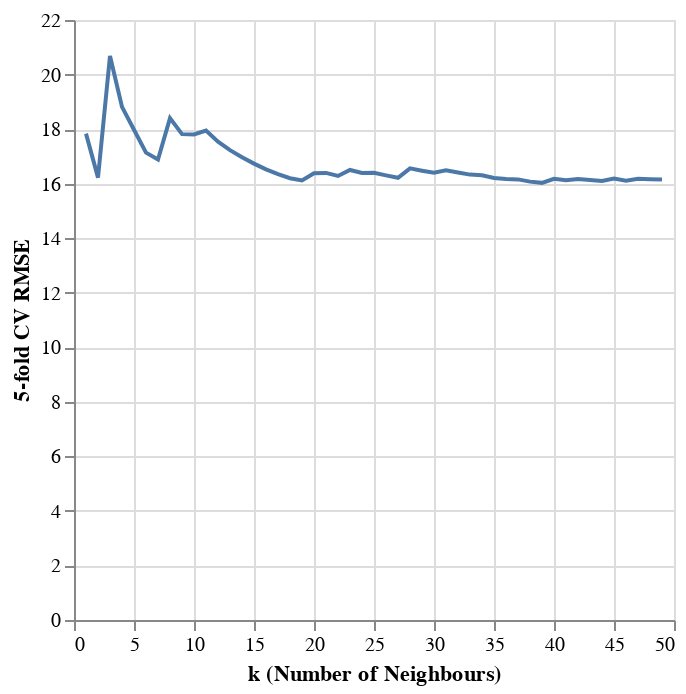

Notebook code cell kept with this figure:
### Code cell
# Add Visualization to compare the ks
players_result["rmse"] = -players_result["mean_test_score"]
players_k_plot= alt.Chart(players_result).mark_line().encode(
    x=alt.X("param_kneighborsregressor__n_neighbors:Q", title="k (Number of Neighbours)"),
    y=alt.Y("rmse:Q", title="5-fold CV RMSE")
)
players_k_plot

### Figure 1 — Vega-Lite specification as saved in the notebook (floating-point values rounded to 4 significant figures)
{"config": {"view": {"continuousWidth": 300, "continuousHeight": 300}}, "data": {"name": "data-4a483521acb0ce5aa871714fa5e46220"}, "mark": {"type": "line"}, "encoding": {"x": {"field": "param_kneighborsregressor__n_neighbors", "title": "k (Number of Neighbours)", "type": "quantitative"}, "y": {"field": "rmse", "title": "5-fold CV RMSE", "type": "quantitative"}}, "$schema": "https://vega.github.io/schema/vega-lite/v5.20.1.json", "datasets": {"data-4a483521acb0ce5aa871714fa5e46220": [{"mean_fit_time": 0.003697, "std_fit_time": 0.0007775, "mean_score_time": 0.002243, "std_score_time": 0.0005777, "param_kneighborsregressor__n_neighbors": 1, "params": {"kneighborsregressor__n_neighbors": 1}, "split0_test_score": -9.122, "split1_test_score": -8.723, "split2_test_score": -30.01, "split3_test_score": -12.05, "split4_test_score": -29.27, "mean_test_score": -17.83, "std_test_score": 9.708, "rank_test_score": 44, "rmse": 17.83}, {"mean_fit_time": 0.00311, "std_fit_time": 8.373e-05, "mean_score_time": 0.001947, "std_score_time": 5.295e-05, "param_kneighborsregressor__n_neighbors": 2, "params": {"kneighborsregressor__n_neighbors": 2}, "split0_test_score": -9.144, "split1_test_score": -5.171, "split2_test_score": -29.99, "split3_test_score": -6.304, "split4_test_score": -30.49, "mean_test_score": -16.22, "std_test_score": 11.52, "rank_test_score": 19, "rmse": 16.22}, {"mean_fit_time": 0.003247, "std_fit_time": 0.0002341, "mean_score_time": 0.002005, "std_score_time": 0.0001345, "param_kneighborsregressor__n_neighbors": 3, "params": {"kneighborsregressor__n_neighbors": 3}, "split0_test_score": -31.38, "split1_test_score": -4.346, "split2_test_score": -30.14, "split3_test_score": -4.926, "split4_test_score": -32.62, "mean_test_score": -20.68, "std_test_score": 13.13, "rank_test_score": 49, "rmse": 20.68}, {"mean_fit_time": 0.00305, "std_fit_time": 5.214e-05, "mean_score_time": 0.001928, "std_score_time": 7.965e-05, "param_kneighborsregressor__n_neighbors": 4, "params": {"kneighborsregressor__n_neighbors": 4}, "split0_test_score": -23.63, "split1_test_score": -3.935, "split2_test_score": -30.07, "split3_test_score": -4.316, "split4_test_score": -32.12, "mean_test_score": -18.82, "std_test_score": 12.32, "rank_test_score": 48, "rmse": 18.82}, {"mean_fit_time": 0.003008, "std_fit_time": 3.519e-05, "mean_score_time": 0.001925, "std_score_time": 6.826e-05, "param_kneighborsregressor__n_neighbors": 5, "params": {"kneighborsregressor__n_neighbors": 5}, "split0_test_score": -19.16, "split1_test_score": -5.803, "split2_test_score": -29.22, "split3_test_score": -3.799, "split4_test_score": -31.89, "mean_test_score": -17.97, "std_test_score": 11.58, "rank_test_score": 46, "rmse": 17.97}, {"mean_fit_time": 0.003, "std_fit_time": 8.315e-06, "mean_score_time": 0.001883, "std_score_time": 5.802e-06, "param_kneighborsregressor__n_neighbors": 6, "params": {"kneighborsregressor__n_neighbors": 6}, "split0_test_score": -16.38, "split1_test_score": -4.982, "split2_test_score": -29.34, "split3_test_score": -3.162, "split4_test_score": -31.82, "mean_test_score": -17.14, "std_test_score": 11.9, "rank_test_score": 39, "rmse": 17.14}, {"mean_fit_time": 0.003001, "std_fit_time": 1.967e-05, "mean_score_time": 0.001926, "std_score_time": 8.751e-05, "param_kneighborsregressor__n_neighbors": 7, "params": {"kneighborsregressor__n_neighbors": 7}, "split0_test_score": -14.73, "split1_test_score": -4.54, "split2_test_score": -28.15, "split3_test_score": -5.217, "split4_test_score": -31.78, "mean_test_score": -16.89, "std_test_score": 11.33, "rank_test_score": 37, "rmse": 16.89}, {"mean_fit_time": 0.003042, "std_fit_time": 9.394e-05, "mean_score_time": 0.001912, "std_score_time": 4.848e-05, "param_kneighborsregressor__n_neighbors": 8, "params": {"kneighborsregressor__n_neighbors": 8}, "split0_test_score": -13.34, "split1_test_score": -14.03, "split2_test_score": -28.31, "split3_test_score": -4.558, "split4_test_score": -31.77, "mean_test_score": -18.4, "std_test_score": 10.13, "rank_test_score": 47, "rmse": 18.4}, {"mean_fit_time": 0.002995, "std_fit_time": 8.305e-06, "mean_score_time": 0.001915, "std_score_time": 6.542e-05, "param_kneighborsregressor__n_neighbors": 9, "params": {"kneighborsregressor__n_neighbors": 9}, "split0_test_score": -12.36, "split1_test_score": -12.42, "split2_test_score": -28.44, "split3_test_score": -4.08, "split4_test_score": -31.77, "mean_test_score": -17.82, "std_test_score": 10.54, "rank_test_score": 43, "rmse": 17.82}, {"mean_fit_time": 0.002987, "std_fit_time": 1.453e-05, "mean_score_time": 0.001913, "std_score_time": 6.397e-05, "param_kneighborsregressor__n_neighbors": 10, "params": {"kneighborsregressor__n_neighbors": 10}, "split0_test_score": -13.83, "split1_test_score": -11.19, "split2_test_score": -28.57, "split3_test_score": -3.666, "split4_test_score": -31.78, "mean_test_score": -17.8, "std_test_score": 10.68, "rank_test_score": 42, "rmse": 17.8}, {"mean_fit_time": 0.002982, "std_fit_time": 2.121e-05, "mean_score_time": 0.001889, "std_score_time": 3.634e-05, "param_kneighborsregressor__n_neighbors": 11, "params": {"kneighborsregressor__n_neighbors": 11}, "split0_test_score": -12.97, "split1_test_score": -12.95, "split2_test_score": -28.67, "split3_test_score": -3.359, "split4_test_score": -31.78, "mean_test_score": -17.94, "std_test_score": 10.67, "rank_test_score": 45, "rmse": 17.94}, {"mean_fit_time": 0.002975, "std_fit_time": 2.999e-06, "mean_score_time": 0.00191, "std_score_time": 6.217e-05, "param_kneighborsregressor__n_neighbors": 12, "params": {"kneighborsregressor__n_neighbors": 12}, "split0_test_score": -12.24, "split1_test_score": -11.84, "split2_test_score": -28.76, "split3_test_score": -3.065, "split4_test_score": -31.79, "mean_test_score": -17.54, "std_test_score": 10.95, "rank_test_score": 41, "rmse": 17.54}, {"mean_fit_time": 0.003089, "std_fit_time": 0.0002249, "mean_score_time": 0.001898, "std_score_time": 6.984e-05, "param_kneighborsregressor__n_neighbors": 13, "params": {"kneighborsregressor__n_neighbors": 13}, "split0_test_score": -11.69, "split1_test_score": -10.96, "split2_test_score": -28.84, "split3_test_score": -2.841, "split4_test_score": -31.8, "mean_test_score": -17.23, "std_test_score": 11.17, "rank_test_score": 40, "rmse": 17.23}, {"mean_fit_time": 0.003193, "std_fit_time": 0.0004147, "mean_score_time": 0.001888, "std_score_time": 2.461e-05, "param_kneighborsregressor__n_neighbors": 14, "params": {"kneighborsregressor__n_neighbors": 14}, "split0_test_score": -11.22, "split1_test_score": -10.2, "split2_test_score": -28.9, "split3_test_score": -2.676, "split4_test_score": -31.86, "mean_test_score": -16.97, "std_test_score": 11.38, "rank_test_score": 38, "rmse": 16.97}, {"mean_fit_time": 0.003032, "std_fit_time": 6.24e-05, "mean_score_time": 0.001933, "std_score_time": 6.345e-05, "param_kneighborsregressor__n_neighbors": 15, "params": {"kneighborsregressor__n_neighbors": 15}, "split0_test_score": -10.83, "split1_test_score": -9.508, "split2_test_score": -28.96, "split3_test_score": -2.51, "split4_test_score": -31.86, "mean_test_score": -16.73, "std_test_score": 11.56, "rank_test_score": 36, "rmse": 16.73}, {"mean_fit_time": 0.003021, "std_fit_time": 5.189e-05, "mean_score_time": 0.001877, "std_score_time": 1.019e-05, "param_kneighborsregressor__n_neighbors": 16, "params": {"kneighborsregressor__n_neighbors": 16}, "split0_test_score": -10.52, "split1_test_score": -8.906, "split2_test_score": -28.98, "split3_test_score": -2.355, "split4_test_score": -31.86, "mean_test_score": -16.52, "std_test_score": 11.71, "rank_test_score": 34, "rmse": 16.52}, {"mean_fit_time": 0.002976, "std_fit_time": 6.979e-06, "mean_score_time": 0.001912, "std_score_time": 8.137e-05, "param_kneighborsregressor__n_neighbors": 17, "params": {"kneighborsregressor__n_neighbors": 17}, "split0_test_score": -10.25, "split1_test_score": -8.379, "split2_test_score": -29.03, "split3_test_score": -2.218, "split4_test_score": -31.86, "mean_test_score": -16.35, "std_test_score": 11.85, "rank_test_score": 24, "rmse": 16.35}, {"mean_fit_time": 0.002984, "std_fit_time": 3.368e-05, "mean_score_time": 0.001922, "std_score_time": 7.47e-05, "param_kneighborsregressor__n_neighbors": 18, "params": {"kneighborsregressor__n_neighbors": 18}, "split0_test_score": -10.03, "split1_test_score": -7.923, "split2_test_score": -29.08, "split3_test_score": -2.1, "split4_test_score": -31.87, "mean_test_score": -16.2, "std_test_score": 11.97, "rank_test_score": 16, "rmse": 16.2}, {"mean_fit_time": 0.002979, "std_fit_time": 5.933e-06, "mean_score_time": 0.001893, "std_score_time": 2.263e-05, "param_kneighborsregressor__n_neighbors": 19, "params": {"kneighborsregressor__n_neighbors": 19}, "split0_test_score": -10.08, "split1_test_score": -7.525, "split2_test_score": -29.12, "split3_test_score": -1.999, "split4_test_score": -31.87, "mean_test_score": -16.12, "std_test_score": 12.06, "rank_test_score": 5, "rmse": 16.12}, {"mean_fit_time": 0.002979, "std_fit_time": 5.847e-06, "mean_score_time": 0.001922, "std_score_time": 9.151e-05, "param_kneighborsregressor__n_neighbors": 20, "params": {"kneighborsregressor__n_neighbors": 20}, "split0_test_score": -9.883, "split1_test_score": -8.392, "split2_test_score": -29.54, "split3_test_score": -2.204, "split4_test_score": -31.87, "mean_test_score": -16.38, "std_test_score": 12.0, "rank_test_score": 25, "rmse": 16.38}, {"mean_fit_time": 0.002976, "std_fit_time": 7.29e-06, "mean_score_time": 0.001911, "std_score_time": 6.724e-05, "param_kneighborsregressor__n_neighbors": 21, "params": {"kneighborsregressor__n_neighbors": 21}, "split0_test_score": -9.749, "split1_test_score": -8.715, "split2_test_score": -29.53, "split3_test_score": -2.095, "split4_test_score": -31.87, "mean_test_score": -16.39, "std_test_score": 12.0, "rank_test_score": 26, "rmse": 16.39}, {"mean_fit_time": 0.002991, "std_fit_time": 4.194e-05, "mean_score_time": 0.001899, "std_score_time": 1.994e-05, "param_kneighborsregressor__n_neighbors": 22, "params": {"kneighborsregressor__n_neighbors": 22}, "split0_test_score": -9.62, "split1_test_score": -8.365, "split2_test_score": -29.53, "split3_test_score": -2.007, "split4_test_score": -31.88, "mean_test_score": -16.28, "std_test_score": 12.08, "rank_test_score": 20, "rmse": 16.28}, {"mean_fit_time": 0.00298, "std_fit_time": 1.706e-05, "mean_score_time": 0.00192, "std_score_time": 5.985e-05, "param_kneighborsregressor__n_neighbors": 23, "params": {"kneighborsregressor__n_neighbors": 23}, "split0_test_score": -9.488, "split1_test_score": -8.017, "split2_test_score": -29.52, "split3_test_score": -3.6, "split4_test_score": -31.88, "mean_test_score": -16.5, "std_test_score": 11.78, "rank_test_score": 33, "rmse": 16.5}, {"mean_fit_time": 0.002975, "std_fit_time": 2.068e-05, "mean_score_time": 0.001879, "std_score_time": 7.064e-06, "param_kneighborsregressor__n_neighbors": 24, "params": {"kneighborsregressor__n_neighbors": 24}, "split0_test_score": -9.385, "split1_test_score": -7.707, "split2_test_score": -29.52, "split3_test_score": -3.47, "split4_test_score": -31.89, "mean_test_score": -16.39, "std_test_score": 11.87, "rank_test_score": 27, "rmse": 16.39}, {"mean_fit_time": 0.002976, "std_fit_time": 3.573e-05, "mean_score_time": 0.001905, "std_score_time": 6.838e-05, "param_kneighborsregressor__n_neighbors": 25, "params": {"kneighborsregressor__n_neighbors": 25}, "split0_test_score": -9.29, "split1_test_score": -7.409, "split2_test_score": -29.53, "split3_test_score": -3.879, "split4_test_score": -31.89, "mean_test_score": -16.4, "std_test_score": 11.84, "rank_test_score": 29, "rmse": 16.4}, {"mean_fit_time": 0.002991, "std_fit_time": 4.618e-05, "mean_score_time": 0.001927, "std_score_time": 6.036e-05, "param_kneighborsregressor__n_neighbors": 26, "params": {"kneighborsregressor__n_neighbors": 26}, "split0_test_score": -9.203, "split1_test_score": -7.146, "split2_test_score": -29.53, "split3_test_score": -3.733, "split4_test_score": -31.89, "mean_test_score": -16.3, "std_test_score": 11.92, "rank_test_score": 21, "rmse": 16.3}, {"mean_fit_time": 0.00521, "std_fit_time": 0.004202, "mean_score_time": 0.001932, "std_score_time": 3.815e-05, "param_kneighborsregressor__n_neighbors": 27, "params": {"kneighborsregressor__n_neighbors": 27}, "split0_test_score": -9.142, "split1_test_score": -6.897, "split2_test_score": -29.53, "split3_test_score": -3.601, "split4_test_score": -31.9, "mean_test_score": -16.21, "std_test_score": 11.99, "rank_test_score": 18, "rmse": 16.21}, {"mean_fit_time": 0.003144, "std_fit_time": 0.0003016, "mean_score_time": 0.001937, "std_score_time": 6.392e-05, "param_kneighborsregressor__n_neighbors": 28, "params": {"kneighborsregressor__n_neighbors": 28}, "split0_test_score": -9.08, "split1_test_score": -6.667, "split2_test_score": -29.54, "split3_test_score": -5.549, "split4_test_score": -31.97, "mean_test_score": -16.56, "std_test_score": 11.67, "rank_test_score": 35, "rmse": 16.56}, {"mean_fit_time": 0.00299, "std_fit_time": 3.494e-05, "mean_score_time": 0.001928, "std_score_time": 6.654e-05, "param_kneighborsregressor__n_neighbors": 29, "params": {"kneighborsregressor__n_neighbors": 29}, "split0_test_score": -9.025, "split1_test_score": -6.466, "split2_test_score": -29.55, "split3_test_score": -5.363, "split4_test_score": -31.97, "mean_test_score": -16.47, "std_test_score": 11.75, "rank_test_score": 31, "rmse": 16.47}, {"mean_fit_time": 0.008317, "std_fit_time": 0.01067, "mean_score_time": 0.002055, "std_score_time": 0.0002768, "param_kneighborsregressor__n_neighbors": 30, "params": {"kneighborsregressor__n_neighbors": 30}, "split0_test_score": -8.977, "split1_test_score": -6.277, "split2_test_score": -29.55, "split3_test_score": -5.212, "split4_test_score": -31.96, "mean_test_score": -16.4, "std_test_score": 11.82, "rank_test_score": 28, "rmse": 16.4}, {"mean_fit_time": 0.003027, "std_fit_time": 5.815e-05, "mean_score_time": 0.001955, "std_score_time": 6.085e-05, "param_kneighborsregressor__n_neighbors": 31, "params": {"kneighborsregressor__n_neighbors": 31}, "split0_test_score": -8.979, "split1_test_score": -6.095, "split2_test_score": -29.56, "split3_test_score": -5.493, "split4_test_score": -32.31, "mean_test_score": -16.49, "std_test_score": 11.89, "rank_test_score": 32, "rmse": 16.49}, {"mean_fit_time": 0.002967, "std_fit_time": 8.191e-06, "mean_score_time": 0.001926, "std_score_time": 3.184e-05, "param_kneighborsregressor__n_neighbors": 32, "params": {"kneighborsregressor__n_neighbors": 32}, "split0_test_score": -8.936, "split1_test_score": -5.938, "split2_test_score": -29.57, "split3_test_score": -5.327, "split4_test_score": -32.28, "mean_test_score": -16.41, "std_test_score": 11.94, "rank_test_score": 30, "rmse": 16.41}, {"mean_fit_time": 0.003323, "std_fit_time": 0.0007032, "mean_score_time": 0.001945, "std_score_time": 7.006e-05, "param_kneighborsregressor__n_neighbors": 33, "params": {"kneighborsregressor__n_neighbors": 33}, "split0_test_score": -8.864, "split1_test_score": -5.782, "split2_test_score": -29.57, "split3_test_score": -5.189, "split4_test_score": -32.25, "mean_test_score": -16.33, "std_test_score": 12.0, "rank_test_score": 23, "rmse": 16.33}, {"mean_fit_time": 0.00297, "std_fit_time": 1.837e-05, "mean_score_time": 0.001933, "std_score_time": 6.974e-05, "param_kneighborsregressor__n_neighbors": 34, "params": {"kneighborsregressor__n_neighbors": 34}, "split0_test_score": -8.869, "split1_test_score": -5.805, "split2_test_score": -29.56, "split3_test_score": -5.045, "split4_test_score": -32.25, "mean_test_score": -16.3, "std_test_score": 12.02, "rank_test_score": 22, "rmse": 16.3}, {"mean_fit_time": 0.0031, "std_fit_time": 0.0001361, "mean_score_time": 0.001931, "std_score_time": 2.87e-05, "param_kneighborsregressor__n_neighbors": 35, "params": {"kneighborsregressor__n_neighbors": 35}, "split0_test_score": -8.844, "split1_test_score": -5.535, "split2_test_score": -29.57, "split3_test_score": -4.881, "split4_test_score": -32.23, "mean_test_score": -16.21, "std_test_score": 12.1, "rank_test_score": 17, "rmse": 16.21}, {"mean_fit_time": 0.003381, "std_fit_time": 0.0005556, "mean_score_time": 0.002105, "std_score_time": 0.0001967, "param_kneighborsregressor__n_neighbors": 36, "params": {"kneighborsregressor__n_neighbors": 36}, "split0_test_score": -8.822, "split1_test_score": -5.408, "split2_test_score": -29.57, "split3_test_score": -4.769, "split4_test_score": -32.29, "mean_test_score": -16.17, "std_test_score": 12.16, "rank_test_score": 12, "rmse": 16.17}, {"mean_fit_time": 0.003002, "std_fit_time": 7.564e-06, "mean_score_time": 0.00197, "std_score_time": 6.557e-05, "param_kneighborsregressor__n_neighbors": 37, "params": {"kneighborsregressor__n_neighbors": 37}, "split0_test_score": -8.894, "split1_test_score": -5.29, "split2_test_score": -29.58, "split3_test_score": -4.745, "split4_test_score": -32.27, "mean_test_score": -16.16, "std_test_score": 12.17, "rank_test_score": 9, "rmse": 16.16}, {"mean_fit_time": 0.00301, "std_fit_time": 3.4e-05, "mean_score_time": 0.002128, "std_score_time": 0.0003589, "param_kneighborsregressor__n_neighbors": 38, "params": {"kneighborsregressor__n_neighbors": 38}, "split0_test_score": -8.855, "split1_test_score": -5.172, "split2_test_score": -29.59, "split3_test_score": -4.612, "split4_test_score": -32.14, "mean_test_score": -16.07, "std_test_score": 12.19, "rank_test_score": 2, "rmse": 16.07}, {"mean_fit_time": 0.003004, "std_fit_time": 2.144e-05, "mean_score_time": 0.001987, "std_score_time": 0.0001184, "param_kneighborsregressor__n_neighbors": 39, "params": {"kneighborsregressor__n_neighbors": 39}, "split0_test_score": -8.846, "split1_test_score": -5.076, "split2_test_score": -29.59, "split3_test_score": -4.502, "split4_test_score": -32.13, "mean_test_score": -16.03, "std_test_score": 12.23, "rank_test_score": 1, "rmse": 16.03}, {"mean_fit_time": 0.002972, "std_fit_time": 9.974e-06, "mean_score_time": 0.001917, "std_score_time": 8.472e-06, "param_kneighborsregressor__n_neighbors": 40, "params": {"kneighborsregressor__n_neighbors": 40}, "split0_test_score": -8.992, "split1_test_score": -4.978, "split2_test_score": -29.54, "split3_test_score": -5.27, "split4_test_score": -32.11, "mean_test_score": -16.18, "std_test_score": 12.07, "rank_test_score": 13, "rmse": 16.18}, {"mean_fit_time": 0.00297, "std_fit_time": 7.685e-06, "mean_score_time": 0.001954, "std_score_time": 6.695e-05, "param_kneighborsregressor__n_neighbors": 41, "params": {"kneighborsregressor__n_neighbors": 41}, "split0_test_score": -8.964, "split1_test_score": -4.881, "split2_test_score": -29.55, "split3_test_score": -5.139, "split4_test_score": -32.1, "mean_test_score": -16.13, "std_test_score": 12.11, "rank_test_score": 6, "rmse": 16.13}, {"mean_fit_time": 0.002964, "std_fit_time": 6.629e-06, "mean_score_time": 0.00195, "std_score_time": 6.58e-05, "param_kneighborsregressor__n_neighbors": 42, "params": {"kneighborsregressor__n_neighbors": 42}, "split0_test_score": -8.938, "split1_test_score": -5.146, "split2_test_score": -29.54, "split3_test_score": -5.119, "split4_test_score": -32.09, "mean_test_score": -16.17, "std_test_score": 12.07, "rank_test_score": 11, "rmse": 16.17}, {"mean_fit_time": 0.002974, "std_fit_time": 1.853e-05, "mean_score_time": 0.001918, "std_score_time": 7.306e-06, "param_kneighborsregressor__n_neighbors": 43, "params": {"kneighborsregressor__n_neighbors": 43}, "split0_test_score": -8.916, "split1_test_score": -5.052, "split2_test_score": -29.54, "split3_test_score": -5.074, "split4_test_score": -32.08, "mean_test_score": -16.13, "std_test_score": 12.09, "rank_test_score": 7, "rmse": 16.13}, {"mean_fit_time": 0.002982, "std_fit_time": 5.471e-06, "mean_score_time": 0.001962, "std_score_time": 6.257e-05, "param_kneighborsregressor__n_neighbors": 44, "params": {"kneighborsregressor__n_neighbors": 44}, "split0_test_score": -8.933, "split1_test_score": -4.962, "split2_test_score": -29.55, "split3_test_score": -4.956, "split4_test_score": -32.07, "mean_test_score": -16.09, "std_test_score": 12.13, "rank_test_score": 3, "rmse": 16.09}, {"mean_fit_time": 0.003023, "std_fit_time": 9.672e-05, "mean_score_time": 0.001963, "std_score_time": 6.487e-05, "param_kneighborsregressor__n_neighbors": 45, "params": {"kneighborsregressor__n_neighbors": 45}, "split0_test_score": -9.426, "split1_test_score": -4.877, "split2_test_score": -29.57, "split3_test_score": -5.001, "split4_test_score": -32.07, "mean_test_score": -16.19, "std_test_score": 12.08, "rank_test_score": 15, "rmse": 16.19}, {"mean_fit_time": 0.002997, "std_fit_time": 2.918e-05, "mean_score_time": 0.001936, "std_score_time": 1.914e-05, "param_kneighborsregressor__n_neighbors": 46, "params": {"kneighborsregressor__n_neighbors": 46}, "split0_test_score": -9.381, "split1_test_score": -4.796, "split2_test_score": -29.57, "split3_test_score": -4.893, "split4_test_score": -31.9, "mean_test_score": -16.11, "std_test_score": 12.08, "rank_test_score": 4, "rmse": 16.11}, {"mean_fit_time": 0.003012, "std_fit_time": 3.494e-05, "mean_score_time": 0.002173, "std_score_time": 0.0003946, "param_kneighborsregressor__n_neighbors": 47, "params": {"kneighborsregressor__n_neighbors": 47}, "split0_test_score": -9.339, "split1_test_score": -4.719, "split2_test_score": -29.62, "split3_test_score": -5.316, "split4_test_score": -31.89, "mean_test_score": -16.18, "std_test_score": 12.03, "rank_test_score": 14, "rmse": 16.18}, {"mean_fit_time": 0.002981, "std_fit_time": 1.716e-05, "mean_score_time": 0.001927, "std_score_time": 2.343e-05, "param_kneighborsregressor__n_neighbors": 48, "params": {"kneighborsregressor__n_neighbors": 48}, "split0_test_score": -9.303, "split1_test_score": -4.95, "split2_test_score": -29.62, "split3_test_score": -5.044, "split4_test_score": -31.89, "mean_test_score": -16.16, "std_test_score": 12.04, "rank_test_score": 10, "rmse": 16.16}, {"mean_fit_time": 0.002971, "std_fit_time": 1.598e-05, "mean_score_time": 0.001957, "std_score_time": 6.543e-05, "param_kneighborsregressor__n_neighbors": 49, "params": {"kneighborsregressor__n_neighbors": 49}, "split0_test_score": -9.279, "split1_test_score": -4.869, "split2_test_score": -29.62, "split3_test_score": -5.026, "split4_test_score": -31.97, "mean_test_score": -16.15, "std_test_score": 12.08, "rank_test_score": 8, "rmse": 16.15}]}}
